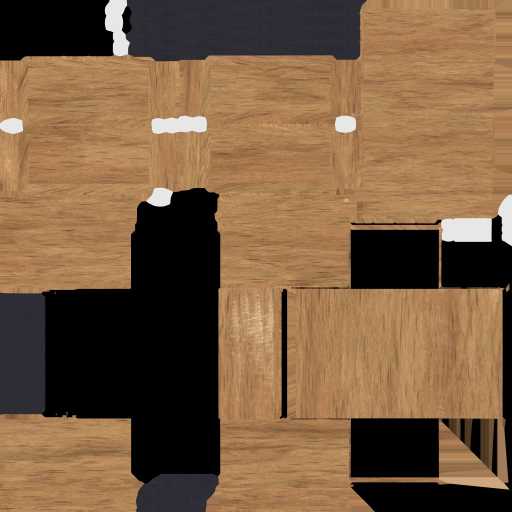
#> input picture Assets/_Game/Art/Models/PolyHaven/drawer_cabinet/PH_drawer_cabinet_0_BaseColor.jpg, 1024 x 1024 px (shown at 1/2 size)
$ python make_painting.py ../../Assets/_Game/Art/Models/PolyHaven/drawer_cabinet/PH_drawer_cabinet_0_BaseColor.jpg
#> lines starting #> are read from the running program, lines starting #| are printed output that depends on the picture
"""
Cuadro de paisaje para la sala: recorte de un panorama CC0 de Poly Haven (meadow_2) tratado como óleo antiguo
(simplificación de color, pinceladas, barniz amarillento, viñeta). Uso: python3 Tools/Art/make_painting.py <meadow_2.jpg>
"""
import os
import sys

import numpy as np
from PIL import Image, ImageFilter, ImageEnhance

src = Image.open(sys.argv[1]).convert("RGB")
#> src is the input picture: PIL image 1024x1024 RGB; mean R, G, B 120.8, 91.9, 64.5
w, h = src.size
#> w = 1024; h = 1024
crop = src.crop((int(w * 0.30), int(h * 0.30), int(w * 0.30) + int(h * 0.36), int(h * 0.30) + int(h * 0.44)))
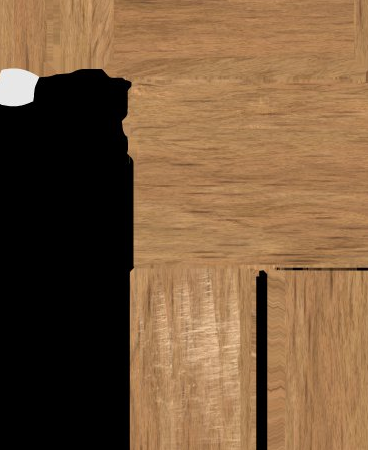
#> crop: PIL image 368x450 RGB; mean R, G, B 121.2, 90.7, 61.4
img = crop.resize((720, 880), Image.LANCZOS)
img = img.filter(ImageFilter.ModeFilter(7)).filter(ImageFilter.SMOOTH_MORE)
img = ImageEnhance.Color(img).enhance(0.75)
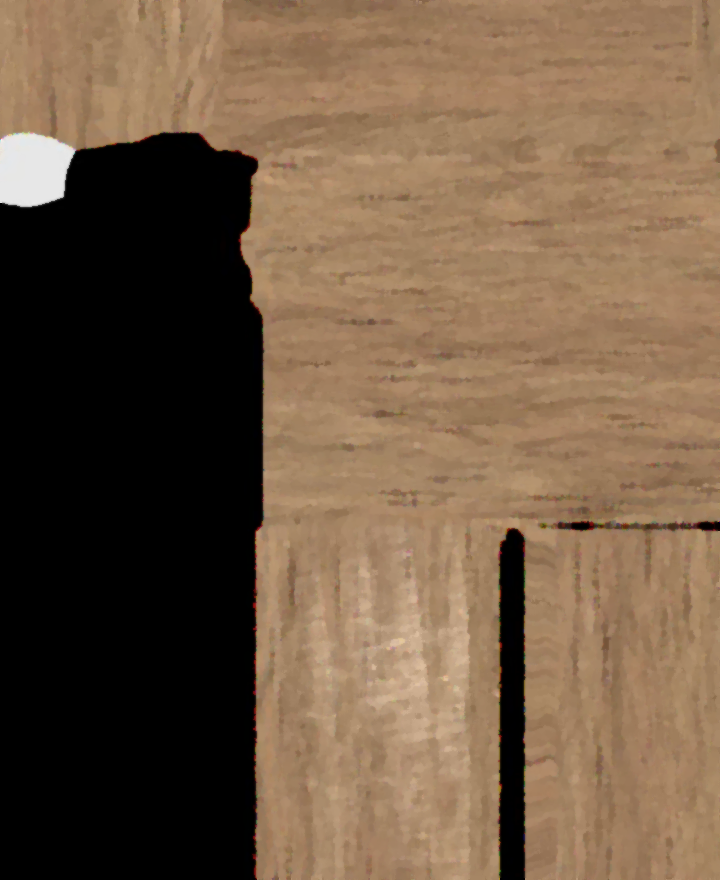
#> img: PIL image 720x880 RGB; mean R, G, B 113.8, 90.9, 68.9
a = np.asarray(img).astype(np.float32) / 255
varnish = np.array([1.0, 0.93, 0.74], np.float32)
a = a * varnish
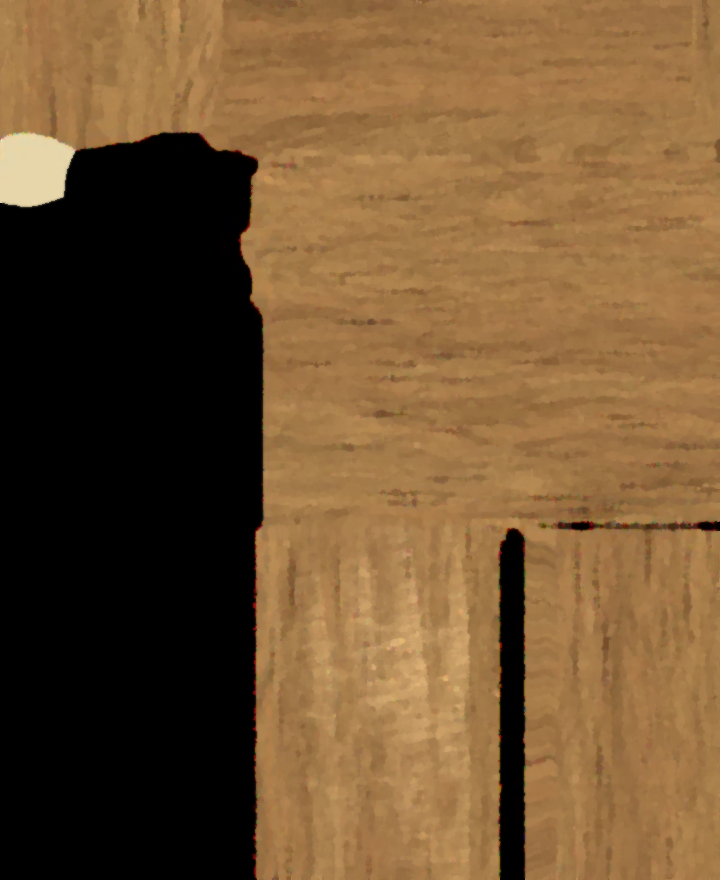
#> a: shape (880, 720, 3) float32; mean R, G, B 0.446, 0.332, 0.2
y, x = np.mgrid[0:a.shape[0], 0:a.shape[1]]
d = np.sqrt(((x / a.shape[1]) - 0.5) ** 2 + ((y / a.shape[0]) - 0.5) ** 2)
a *= (1 - np.clip((d - 0.3) * 1.4, 0, 0.45))[..., None]
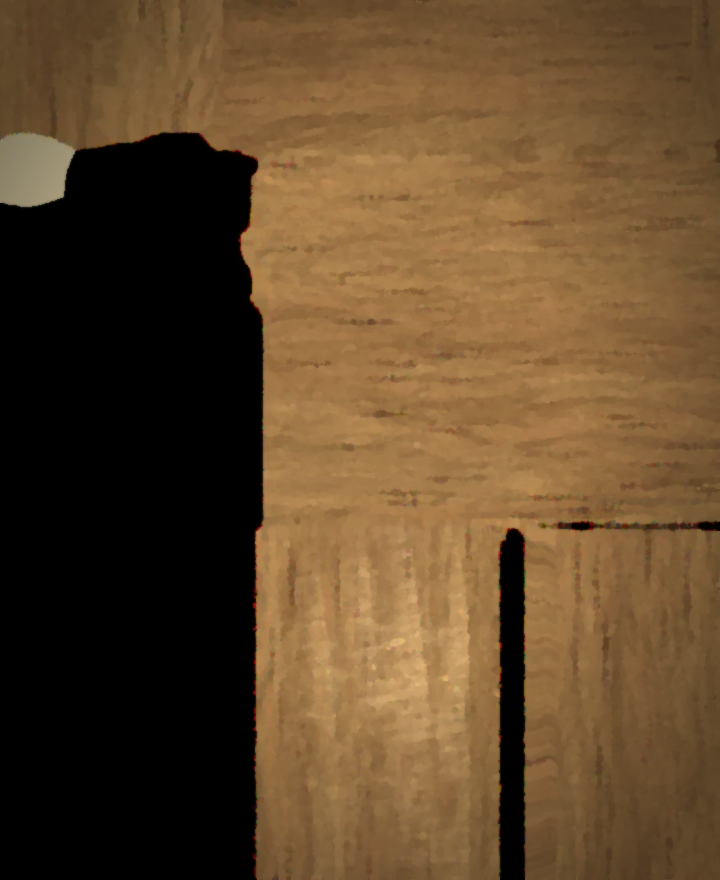
#> a: shape (880, 720, 3) float32; mean R, G, B 0.379, 0.282, 0.17
rng = np.random.default_rng(5)
a *= (1 + rng.normal(0, 0.025, a.shape[:2]))[..., None]
out = os.path.join(os.path.dirname(__file__), "..", "..", "Assets", "_Game", "Art", "Textures", "Paintings", "painting_meadow.jpg")
Image.fromarray(np.clip(a * 255, 0, 255).astype(np.uint8)).save(out, quality=90)
print(out)
